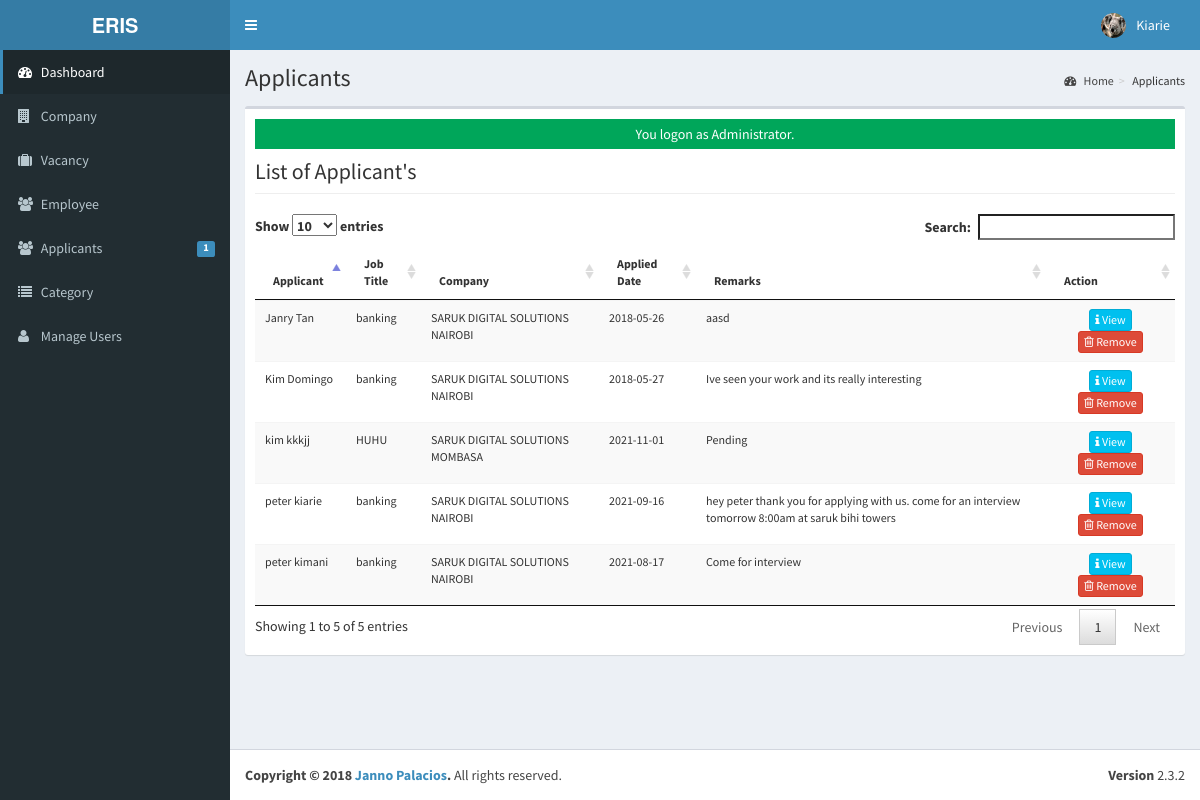
Screenshot of /admin/applicants/index.php (signed in) with the database file from the repository.
### tables this page shows
CREATE TABLE IF NOT EXISTS `tblusers` (
  `USERID` varchar(30) NOT NULL,
  `FULLNAME` varchar(40) NOT NULL,
  `USERNAME` varchar(90) NOT NULL,
  `PASS` varchar(90) NOT NULL,
  `ROLE` varchar(30) NOT NULL,
  `PICLOCATION` varchar(255) NOT NULL
);

CREATE TABLE IF NOT EXISTS `tbljobregistration` (
  `REGISTRATIONID` int(11) NOT NULL,
  `COMPANYID` int(11) NOT NULL,
  `JOBID` int(11) NOT NULL,
  `APPLICANTID` int(11) NOT NULL,
  `APPLICANT` varchar(90) NOT NULL,
  `REGISTRATIONDATE` date NOT NULL,
  `REMARKS` varchar(255) NOT NULL DEFAULT 'Pending',
  `FILEID` varchar(30) DEFAULT NULL,
  `PENDINGAPPLICATION` tinyint(1) NOT NULL DEFAULT '1',
  `HVIEW` tinyint(1) NOT NULL DEFAULT '1',
  `DATETIMEAPPROVED` datetime NOT NULL
);

CREATE TABLE IF NOT EXISTS `tbljob` (
  `JOBID` int(11) NOT NULL,
  `COMPANYID` int(11) NOT NULL,
  `CATEGORY` varchar(250) NOT NULL,
  `OCCUPATIONTITLE` varchar(90) NOT NULL,
  `REQ_NO_EMPLOYEES` int(11) NOT NULL,
  `SALARIES` double NOT NULL,
  `DURATION_EMPLOYEMENT` varchar(90) NOT NULL,
  `QUALIFICATION_WORKEXPERIENCE` text NOT NULL,
  `JOBDESCRIPTION` text NOT NULL,
  `PREFEREDSEX` varchar(30) NOT NULL,
  `SECTOR_VACANCY` text NOT NULL,
  `JOBSTATUS` varchar(90) NOT NULL,
  `DATEPOSTED` datetime NOT NULL
);

CREATE TABLE IF NOT EXISTS `tblcompany` (
  `COMPANYID` int(11) NOT NULL,
  `COMPANYNAME` varchar(90) NOT NULL,
  `COMPANYADDRESS` varchar(90) NOT NULL,
  `COMPANYCONTACTNO` varchar(30) NOT NULL,
  `COMPANYSTATUS` varchar(90) NOT NULL,
  `COMPANYMISSION` text NOT NULL
);

### admin/applicants/index.php (called while the page is built, shortened)
<?php
require_once("../../include/initialize.php");
 $title="Applicants";
require_once ("../theme/templates.php");
?>

### include/database.php (called while the page is built, shortened)
<?php
class Database {
	var $sql_string = '';
	private $conn;
	public function open_connection() {
		$this->conn = mysqli_connect(server,user,pass);
		if(!$this->conn){
			echo "Problem in database connection! Contact administrator!";
			exit();
		}else{
			$db_select = mysqli_select_db($this->conn,database_name);
		}
	}
	function setQuery($sql='') {
		$this->sql_string=$sql;
	}
	function executeQuery() {
		$result = mysqli_query($this->conn,$this->sql_string);
		return $result;
	}
	private function confirm_query($result) {
		return $result;
	}
	function loadResultList( $key='' ) {
		$cur = $this->executeQuery();
		$array = array();
		while ($row = mysqli_fetch_object($cur)) {
			if ($key) {
				$array[$row->$key] = $row;
			} else {
				$array[] = $row;
			}
		}
		return $array;
	}
	function loadSingleResult() {
		$cur = $this->executeQuery();
		while ($row = mysqli_fetch_object($cur)) {
		return $data = $row;
		}
	}
}
$mydb = new Database();
?>

### include/accounts.php (called while the page is built, shortened)
<?php
require_once(LIB_PATH.DS.'database.php');
class User {
	protected static  $tblname = "tblusers";
	function single_user($id=""){
			global $mydb;
			$mydb->setQuery("SELECT * FROM ".self::$tblname."
				Where USERID= '{$id}' LIMIT 1");
			$cur = $mydb->loadSingleResult();
			return $cur;
	}
}
?>

### include/function.php (called while the page is built, shortened)
<?php
function currentpage(){
		$this_page = $_SERVER['SCRIPT_NAME'];
	    $bits = explode('/',$this_page);
		 return $bits[3];
	}
		?>

### admin/applicants/list.php (the view, shortened to what this page needs)
<div class="row">
   <div class="col-lg-12">
           <h1 class="page-header">List of Applicant's   </h1>
      		</div>
  		 </div>
					<form class="wow fadeInDownaction" action="controller.php?action=delete" Method="POST">
						<table id="dash-table" class="table table-striped  table-hover table-responsive" style="font-size:12px" cellspacing="0">
						  <thead>
						  	<tr>
								<th>Applicant</th>
								<th>Job Title</th>
								<th>Company</th>
								<th>Applied Date</th>
								<th>Remarks</th>
								<th width="14%" >Action</th>
						  	</tr>
						  </thead>
						  <tbody>
						  	<?php
						  		$mydb->setQuery("SELECT * FROM `tblcompany` c  , `tbljobregistration` j, `tbljob` j2, `tblapplicants` a WHERE c.`COMPANYID`=j.`COMPANYID` AND  j.`JOBID`=j2.`JOBID` AND j.`APPLICANTID`=a.`APPLICANTID` ");
						  		$cur = $mydb->loadResultList();
								foreach ($cur as $result) {
						  		echo '<tr>';
						  		echo '<td>'. $result->APPLICANT.'</td>';
						  		echo '<td>' . $result->OCCUPATIONTITLE.'</a></td>';
						  		echo '<td>' . $result->COMPANYNAME.'</a></td>';
						  		echo '<td>'. $result->REGISTRATIONDATE.'</td>';
						  		echo '<td>'. $result->REMARKS.'</td>';
				  				echo '<td align="center" >
				  		             <a title="View" href="index.php?view=view&id='.$result->REGISTRATIONID.'"  class="btn btn-info btn-xs  ">
				  		             <span class="fa fa-info fw-fa"></span> View</a>
				  		             <a title="Remove" href="index.php?view=delete&id='.$result->REGISTRATIONID.'"  class="btn btn-danger btn-xs  ">
				  		             <span class="fa fa-trash-o fw-fa"></span> Remove</a>
				  					 </td>';
						  		echo '</tr>';
						  	}
						  	?>
						  </tbody>
						</table>
						</form>

### admin/theme/templates.php (shortened to what this page needs)
<!DOCTYPE html>
<html>
    <head>
        <link rel="stylesheet" href="<?php echo web_root;?>bootstrap/css/bootstrap.min.css">
        <link rel="stylesheet" href="<?php echo web_root;?>plugins/font-awesome/css/font-awesome.min.css">
        <link rel="stylesheet" href="<?php echo web_root;?>dist/css/AdminLTE.min.css">
        <link rel="stylesheet" href="<?php echo web_root;?>dist/css/skins/_all-skins.min.css">
        <link rel="stylesheet" href="<?php echo web_root;?>plugins/iCheck/flat/blue.css">
        <link rel="stylesheet" href="<?php echo web_root;?>plugins/morris/morris.css">
        <link rel="stylesheet" href="<?php echo web_root;?>plugins/jvectormap/jquery-jvectormap-1.2.2.css">
        <link href="<?php echo web_root; ?>plugins/datepicker/bootstrap-datetimepicker.min.css" rel="stylesheet" media="screen">
        <link rel="stylesheet" href="<?php echo web_root;?>plugins/dataTables/jquery.dataTables.min.css">
        <link rel="stylesheet" href="<?php echo web_root;?>plugins/bootstrap-wysihtml5/bootstrap3-wysihtml5.min.css">
    </head>
 <body class="hold-transition skin-blue fixed sidebar-mini">
<div class="wrapper">
  <header class="main-header">
    <a href="<?php echo web_root;?>/admin/" class="logo">
      <span class="logo-lg"><b>ERIS</b></span>
    </a>
    <nav class="navbar navbar-static-top" role="navigation">
      <a href="#" class="sidebar-toggle" data-toggle="offcanvas" role="button">
      </a>
      <div class="navbar-custom-menu">
        <ul class="nav navbar-nav">
          <?php
              $user = New User();
              $singleuser = $user->single_user($_SESSION['ADMIN_USERID']);
          ?>
          <li class="dropdown user user-menu" style="padding-right: 15px;"  >
            <a href="#" class="dropdown-toggle" data-toggle="dropdown">
              <img src="<?php echo web_root.'admin/user/'. $singleuser->PICLOCATION;?>" class="user-image" alt="User Image">
              <span class="hidden-xs"><?php echo $singleuser->FULLNAME; ?></span>
            </a>
          </li>
        </ul>
      </div>
    </nav>
  </header>
  <aside class="main-sidebar">
    <section class="sidebar">
      <ul class="sidebar-menu">
        <li  class="<?php echo (currentpage() == 'index.php') ? "active" : false;?>" >
          <a href="<?php echo web_root ;?>admin/">
            <i class="fa fa-dashboard"></i> <span>Dashboard</span>
          </a>
        </li>
        <li class="<?php echo (currentpage() == 'company') ? "active" : false;?>" >
          <a href="<?php echo web_root ;?>admin/company/">
            <i class="fa fa-building"></i> <span>Company</span>
          </a>
        </li>
        <li class="<?php echo (currentpage() == 'vacancy') ? "active" : false;?>" >
          <a href="<?php echo web_root ;?>admin/vacancy/">
            <i class="fa fa-suitcase"></i> <span>Vacancy</span>
          </a>
        </li>
        <li class="<?php echo (currentpage() == 'employee') ? "active" : false;?>" >
          <a href="<?php echo web_root ;?>admin/employee/">
            <i class="fa fa-users"></i> <span>Employee</span>
          </a>
        </li>
        <li class="<?php echo (currentpage() == 'applicants') ? "active" : false;?>" >
          <a href="<?php echo web_root ;?>admin/applicants/">
            <i class="fa fa-users"></i> <span>Applicants</span>
            <span class="label label-primary pull-right">
              <?php
                $sql = "SELECT count(*) as 'APPL' FROM `tbljobregistration` WHERE `PENDINGAPPLICATION`=1";
                $mydb->setQuery($sql);
                $pending = $mydb->loadSingleResult();
                echo $pending->APPL;
              ?>
            </span>
          </a>
        </li>
        <li class="<?php echo (currentpage() == 'category') ? "active" : false;?>" >
          <a href="<?php echo web_root ;?>admin/category/">
            <i class="fa fa-list"></i> <span>Category</span>
          </a>
        </li>
         <li class="<?php echo (currentpage() == 'user') ? "active" : false;?>">
          <a href="<?php echo web_root; ?>admin/user/">
            <i class="fa fa-user"></i> <span>Manage Users</span> </a>
        </li>
      </ul>
    </section>
  </aside>
  <div class="content-wrapper">
  <section class="content-header">
      <h1>
        <?php echo isset($title) ? $title : ''; ?>
      </h1>
      <ol class="breadcrumb">
        <?php
          if ($title!='Home') {
            $active_title = '';
            if (isset($_GET['view'])) {
              $active_title = '<li class='.$active_title.'><a href="index.php">'.$title.'</a></li>';
            }else{
              $active_title = '<li class='.$active_title.'>'.$title.'</li>';
            }
            echo '<li><a href='.web_root.'admin/><i class="fa fa-dashboard"></i> Home</a></li>';
            echo  $active_title;
          }
        ?>
      </ol>
    </section>
         <section class="content">
          <div class="row">
            <div class="col-xs-12">
              <div class="box">
                <div class="box-body">
              <?php
               require_once $content;
               ?>
             </div>
             </div>
           </div>
         </div>
         </section>
 </div>
  <footer class="main-footer">
    <div class="pull-right hidden-xs">
      <b>Version</b> 2.3.2
    </div>
    <strong>Copyright &copy; 2018 <a href="#">Janno Palacios</a>.</strong> All rights
    reserved.
  </footer>
    </body>
</html>

### rows the page displays
tblusers: PICLOCATION (picture), FULLNAME "Kiarie"
tbljobregistration: APPLICANT "Kim Domingo", JOBID.OCCUPATIONTITLE "banking", COMPANYID.COMPANYNAME "SARUK DIGITAL SOLUTIONS NAIROBI", REGISTRATIONDATE "2018-05-27", REMARKS "Ive seen your work and its really interesting"
tbljobregistration: APPLICANT "Janry Tan", JOBID.OCCUPATIONTITLE "banking", COMPANYID.COMPANYNAME "SARUK DIGITAL SOLUTIONS NAIROBI", REGISTRATIONDATE "2018-05-26", REMARKS "aasd"
tbljobregistration: APPLICANT "peter kimani", JOBID.OCCUPATIONTITLE "banking", COMPANYID.COMPANYNAME "SARUK DIGITAL SOLUTIONS NAIROBI", REGISTRATIONDATE "2021-08-17", REMARKS "Come for interview"
tbljobregistration: APPLICANT "peter kiarie", JOBID.OCCUPATIONTITLE "banking", COMPANYID.COMPANYNAME "SARUK DIGITAL SOLUTIONS NAIROBI", REGISTRATIONDATE "2021-09-16", REMARKS "hey peter thank you for applying with us. come for an interview tomorrow 8:00am at saruk bihi towers"
tbljobregistration: APPLICANT "kim kkkjj", JOBID.OCCUPATIONTITLE "HUHU", COMPANYID.COMPANYNAME "SARUK DIGITAL SOLUTIONS MOMBASA", REGISTRATIONDATE "2021-11-01", REMARKS "Pending"

### other values shown
$pending->APPL "1"
$title "Applicants"
$_SESSION['message'] "You logon as Administrator."
